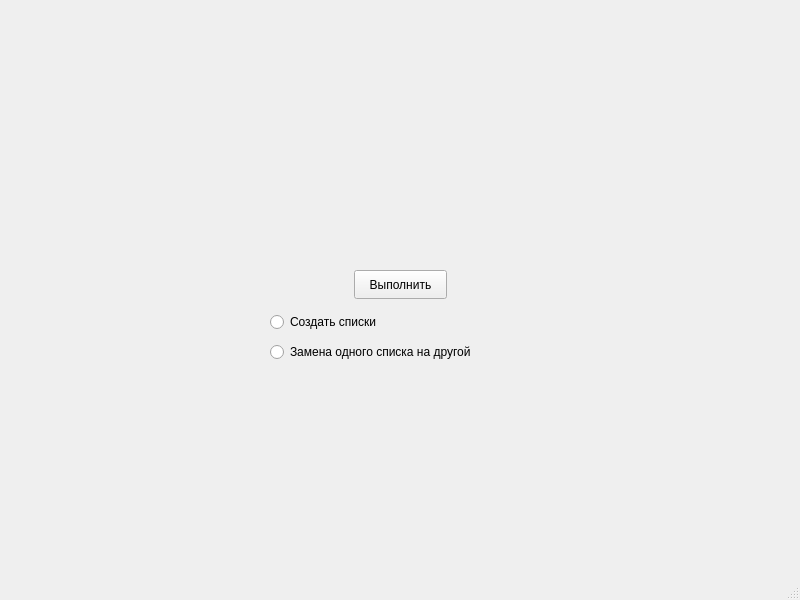
<?xml version="1.0" encoding="UTF-8"?>
<ui version="4.0">
 <class>MainWindow</class>
 <widget class="QMainWindow" name="MainWindow">
  <property name="geometry">
   <rect>
    <x>0</x>
    <y>0</y>
    <width>800</width>
    <height>600</height>
   </rect>
  </property>
  <property name="windowTitle">
   <string>MainWindow</string>
  </property>
  <widget class="QWidget" name="centralwidget">
   <widget class="QLabel" name="label">
    <property name="geometry">
     <rect>
      <x>210</x>
      <y>204</y>
      <width>380</width>
      <height>20</height>
     </rect>
    </property>
    <property name="text">
     <string/>
    </property>
    <property name="alignment">
     <set>Qt::AlignmentFlag::AlignCenter</set>
    </property>
   </widget>
   <widget class="QPushButton" name="pushButton">
    <property name="geometry">
     <rect>
      <x>354</x>
      <y>270</y>
      <width>93</width>
      <height>29</height>
     </rect>
    </property>
    <property name="text">
     <string>Выполнить</string>
    </property>
   </widget>
   <widget class="QRadioButton" name="radioButton">
    <property name="geometry">
     <rect>
      <x>270</x>
      <y>310</y>
      <width>160</width>
      <height>24</height>
     </rect>
    </property>
    <property name="text">
     <string>Создать списки</string>
    </property>
   </widget>
   <widget class="QRadioButton" name="radioButton_2">
    <property name="geometry">
     <rect>
      <x>270</x>
      <y>340</y>
      <width>260</width>
      <height>24</height>
     </rect>
    </property>
    <property name="text">
     <string>Замена одного списка на другой</string>
    </property>
   </widget>
   <widget class="QLabel" name="label_2">
    <property name="geometry">
     <rect>
      <x>210</x>
      <y>234</y>
      <width>380</width>
      <height>20</height>
     </rect>
    </property>
    <property name="text">
     <string/>
    </property>
    <property name="alignment">
     <set>Qt::AlignmentFlag::AlignCenter</set>
    </property>
   </widget>
  </widget>
  <widget class="QMenuBar" name="menubar">
   <property name="geometry">
    <rect>
     <x>0</x>
     <y>0</y>
     <width>800</width>
     <height>26</height>
    </rect>
   </property>
  </widget>
  <widget class="QStatusBar" name="statusbar"/>
 </widget>
 <resources/>
 <connections/>
</ui>
